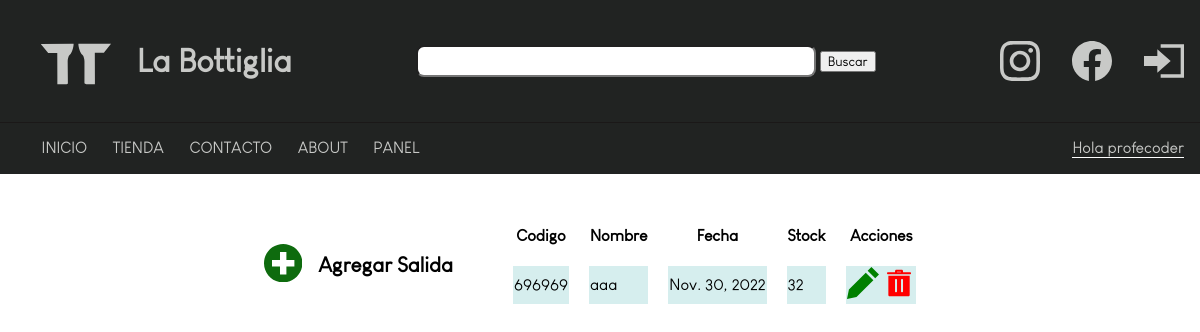
Page /panel/salidas/ (signed in) on the committed database.
### database/models.py (models this page shows)
class salidas(models.Model):
    codigo = models.CharField(max_length = 50)
    nombre = models.CharField(max_length = 50)
    fecha = models.DateField()
    stock = models.IntegerField()

### database/views.py (the view)
# urls.py: path('panel/salidas/',staff_member_required(SalidasList.as_view()),name='panel-salidas'),
class SalidasList(LoginRequiredMixin,ListView):
    model = salidas
    template_name = 'panel_salidas.html'

### tiendaOnline/templates/panel_salidas.html (shortened to what this page needs)
{% extends 'base.html' %}
{% block contenido %}
{% if object_list %}
<div class="container">
    <div class="botonContainer">
        <a href="{% url 'panel-salidas-nuevo'%}"><svg xmlns="http://www.w3.org/2000/svg" width="2.4rem" height="2.4rem" viewBox="0 0 24 24"><path class='agregar_icon' d="M12 0c-6.627 0-12 5.373-12 12s5.373 12 12 12 12-5.373 12-12-5.373-12-12-12zm7 14h-5v5h-4v-5h-5v-4h5v-5h4v5h5v4z"/></svg></a>
        <h4 style='font-size:1.3rem;'>Agregar Salida</h4>
    </div>
    <table cellspacing='20px'>
        <tr class='panelRow'>
            <th>Codigo</th>
            <th>Nombre</th>
            <th>Fecha</th>
            <th>Stock</th>
            <th>Acciones</th>
        </tr>
        {% for salida in object_list %}
        <tr class='panelRow'>
            <td>{{salida.codigo}}</td>
            <td>{{salida.nombre}}</td>
            <td>{{salida.fecha}}</td>
            <td>{{salida.stock}}</td>
            <td><a href="{% url 'panel-salidas-editar' salida.id %}"><svg xmlns="http://www.w3.org/2000/svg" width="2rem" height="2rem" viewBox="0 0 24 24"><path class='editar_icon' d="M19.769 9.923l-12.642 12.639-7.127 1.438 1.438-7.128 12.641-12.64 5.69 5.691zm1.414-1.414l2.817-2.82-5.691-5.689-2.816 2.817 5.69 5.692z"/></svg></a> <a href="{% url 'panel-salidas-delete' salida.id %}"></a></td>
        </tr>
        {% endfor %}
    </table>
</div>
{% else %}
<h3>No Hay salidas</h3>
{% endif %}
{% endblock contenido %}

### tiendaOnline/templates/base.html (shortened to what this page needs)
{% load static %}
<!DOCTYPE html>
<html lang="en">
<head>
    <link type='text/css' href='{% static "css/productos.css" %}' rel='stylesheet'/>
</head>
<body>
    <header>
        <div class="logo">
            <a href="{% url 'tienda-inicio' %}" class="bottiLogo">
</a>
<a href="{% url 'tienda-inicio' %}">
<h2>La Bottiglia</h2> </a>
        </div>
        <div class="search_bar">
            <form action="{% url 'tienda-busqueda' %}" method="get">
            <input type="text" name="search" id="search">
            <input type="submit" value="Buscar">
            </form>
        </div>
        <div class="redes">
            <a href='https://www.instagram.com/labottiglia.lr/' class="redesLogos">
            </a>
            <a href='https://www.facebook.com/LaBottiglialr' class="redesLogos">
            </a>
            {% if request.user.is_authenticated %}
            <a href="{% url 'auth-logout' %}" class="redesLogos">
                <svg xmlns="http://www.w3.org/2000/svg" viewBox="0 0 24 24"><path d="M8 9v-4l8 7-8 7v-4h-8v-6h8zm2-7v2h12v16h-12v2h14v-20h-14z"/></svg>
            </a>
            {% endif %}
        </div>
    </header>
    <div class="stickyBar"><a href="http://" class="stickyItems"></a>
        <a href="{% url 'tienda-inicio' %}" class="stickyItems">INICIO</a>
        <a href="{% url 'tienda-productos' %}" class="stickyItems">TIENDA</a>
        <a href="{% url 'tienda-contacto' %}" class="stickyItems">CONTACTO</a>
        <a href="{% url 'tienda-labottiglia' %}" class="stickyItems">ABOUT</a>
        {% if request.user.is_staff %}
        <div class="dropdown">
            <button class="dropbtn">PANEL</button>
        </div>
        {% endif %}
        {% if request.user.is_authenticated %}
        <a href="{% url 'auth-perfil' %}" class="saludo" style='border-bottom:1px solid white;'>Hola {{request.user.username}}</a>
        {% endif %}
    </div>
{% block contenido %}
{% endblock contenido %}
</body>
</html>

### tiendaOnline/static/css/productos.css (style rules this page uses)
body, html { margin: 0; padding: 0; width: 100%; height: 100%; box-sizing: border-box; }
* { box-sizing: inherit; font-family: 'GeorgeCafe'; }
header { display: flex; justify-content:space-between; align-items: center; width: 100%; background-color: #212322; padding: 1rem; }
a { text-decoration: none; color:#C8C9C7; }
.stickyBar { position:sticky; top: 0px; width: 100%; display: flex; justify-content: flex-start; gap:1.6rem; background-color: #212322; border-top:.1rem solid rgb(27, 24, 24); padding: 1rem; }
h2 { color:#C8C9C7; font-size: 2rem; }
.redes { display: flex; justify-content: center; align-items: center; gap: 2rem; }
.redesLogos { width: 2.5rem; height: 2.5rem; color: #C8C9C7; }
.search_bar { display: flex; justify-content: center; align-items: center; gap: .8rem; }
#search { height: 2rem; width: 25rem; border-radius: .5rem; }
.container { width: 100%; display: flex; justify-content: center; gap: 2.5rem; margin-top: 2rem; }
.logo { padding: 0; margin: 0; display: flex; gap: 1px; }
.bottiLogo { width: 7.5rem; height: 4.5rem; }
.dropbtn { background-color:#212322; color: #C8C9C7; padding: 1rem; font-size: 1rem; padding: 0; border: none; }
.dropdown { position: relative; display: inline-block; }
.panelRow:nth-child(even) { background-color: #D6EEEE; }
.botonContainer { display: flex; justify-content: center; align-items: center; gap:1rem; }
.saludo { margin-left: auto; }

### rows in the picture
salidas: codigo "696969", nombre "aaa", fecha "Nov. 30, 2022", stock "32"

### other values in the picture
{{ request.user.username }} "profecoder"
